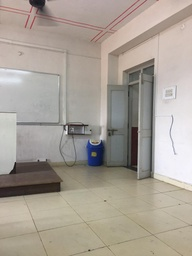
#> input picture Dehazing/room.jpeg, 192 x 256 px, shrunk from 768 x 1024 before the run
$ python dehaze.py room.jpeg
#> lines starting #> are read from the running program, lines starting #| are printed output that depends on the picture; long printed decimals are rounded
# Import all the necessary packages to your arsenal
import numpy as np
import cv2
import matplotlib.pyplot as plt
from scipy import signal as sig
import math

# import guidedfilter
# from guidedfilter import guidedfilter as gF


def guide(I,P,r,e):

    h,w=np.shape(I)
    window = np.ones((r,r))/(r*r)

    meanI = sig.convolve2d(I, window,mode='same')
    meanP = sig.convolve2d(P, window,mode='same')

    corrI = sig.convolve2d(I*I, window,mode='same')
    corrIP = sig.convolve2d(I*P, window,mode='same')

    varI = corrI - meanI*meanI
    covIP = corrIP - meanI*meanP
    a = covIP/(varI+e)
    b = meanP - a*meanI

    meana = sig.convolve2d(a, window,mode='same')
    meanb = sig.convolve2d(b, window,mode='same')

    q = meana*I+meanb

    return q

def localmin(D, r=15):
    R = int(r/2)
    imax = D.shape[0]
    jmax = D.shape[1]
    LM = np.zeros([imax,jmax])
    for i in np.arange(D.shape[0]):
        for j in np.arange(D.shape[1]):
            iL = np.max([i-R,0])
            iR = np.min([i+R, imax])
            jT = np.max([j-R,0])
            jB = np.min([j+R, jmax])
            # print(D[iL:iR+1,jT:jB+1].shape)
            LM[i,j] = np.min(D[iL:iR+1,jT:jB+1])
    return LM

def postprocessing(GD, I):
    # this will give indices of the columnised image GD
    flat_indices = np.argsort(GD, axis=None)
    R,C = GD.shape
    top_indices_flat = flat_indices[ int(np.round(0.999*R*C)):: ]
    top_indices = np.unravel_index(top_indices_flat, GD.shape)

    max_v_index = np.unravel_index( np.argmax(V[top_indices], axis=None), V.shape )
    I = I/255.0
    A = I[max_v_index[0], max_v_index[1], :]
    print('Atmosphere A = (r, g, b)')
    print(A)

    beta = 1.0
    transmission = np.minimum( np.maximum(np.exp(-1*beta*GD), 0.1) , 0.9)
    # transmission = np.exp(-1*beta*GD)
    transmission3 = np.zeros(I.shape)
    transmission3[:,:,0] = transmission
    transmission3[:,:,1] = transmission
    transmission3[:,:,2] = transmission

    J = A + (I - A)/transmission3
    J = J - np.min(J)
    J = J/np.max(J)
    return J


if __name__ == '__main__':
    import sys
    try:
        fn = sys.argv[1]
    except:
        fn = './initial.jpg'

    # Read the Image
    _I = cv2.imread(fn)
#> _I is the input picture: shape (256, 192, 3); mean B, G, R 150, 159.5, 167.5
    # opencv reads any image in Blue-Green-Red(BGR) format,
    # so change it to RGB format, which is popular.
    I = cv2.cvtColor(_I, cv2.COLOR_BGR2RGB)
    # Split Image to Hue-Saturation-Value(HSV) format.
    H,S,V = cv2.split(cv2.cvtColor(_I, cv2.COLOR_BGR2HSV) )
    V = V/255.0
    S = S/255.0

    # Calculating Depth Map using the linear model fit by ZHU et al.
    # Refer Eq(8) in mentioned research paper
    # Values given under EXPERIMENTS section
    theta_0 = 0.121779
    theta_1 = 0.959710
    theta_2 = -0.780245
    sigma   = 0.041337
    epsilon = np.random.normal(0, sigma, H.shape )
    D = theta_0 + theta_1*V + theta_2*S + epsilon

    # Local Minima of Depth map
    LMD = localmin(D, 15)
    # LMD = D

    # Guided Filtering
    r = 8; # try r=2, 4, 8 or 18
    eps = 0.2 * 0.2; # try eps=0.1^2, 0.2^2, 0.4^2
    # eps *= 255 * 255;   # Because the intensity range of our images is [0, 255]
    GD=guide(D,LMD,r,eps)
#> in guide, `covIP = corrIP - meanI*meanP`:
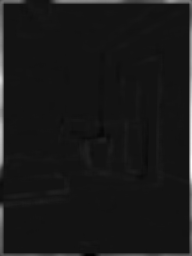
#> covIP: shape (256, 192) float64; min -0.0187, max 0.228, mean 0.00528; drawn with min black and max white
#> in guide, `meana = sig.convolve2d(a, window,mode='same')`:
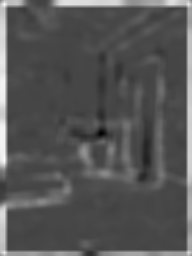
#> meana: shape (256, 192) float64; min -0.137, max 0.36, mean 0.0306; drawn with min black and max white
#> in guide, `meanb = sig.convolve2d(b, window,mode='same')`:
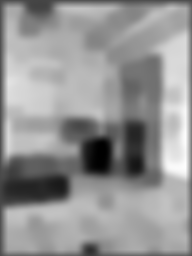
#> meanb: shape (256, 192) float64; min -0.345, max 0.897, mean 0.38; drawn with min black and max white

    J = postprocessing(GD, I)
#> in postprocessing, `top_indices_flat = flat_indices[ int(np.round(0.999*R*C)):: ]`: top_indices_flat = 49 values, max 32442 at index 18, min 24379 at index 17, mean 29433.6
#> in postprocessing, `top_indices = np.unravel_index(top_indices_flat, GD.shape)`: top_indices = 49 positions, rows 126 to 168, columns 185 to 188
#> in postprocessing, `max_v_index = np.unravel_index( np.argmax(V[top_indices], axis=None), ..`: max_v_index = (0, 11)
#> in postprocessing, `I = I/255.0`:
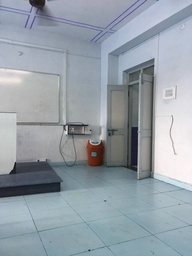
#> I: shape (256, 192, 3) float64; mean of channels 0, 1, 2 0.657, 0.625, 0.588; drawn as B, G, R
#> in postprocessing, `A = I[max_v_index[0], max_v_index[1], :]`: A = [0.757, 0.69, 0.659]
#| [0.7569 0.6902 0.6588]
#> in postprocessing, `transmission = np.minimum( np.maximum(np.exp(-1*beta*GD), 0.1) , 0.9)`:
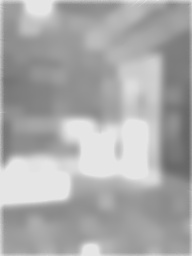
#> transmission: shape (256, 192) float64; min 0.402, max 0.9, mean 0.667
#> in postprocessing, `transmission3[:,:,1] = transmission`:
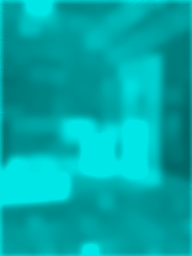
#> transmission3: shape (256, 192, 3) float64; mean of channels 0, 1, 2 0.667, 0.667, 0; drawn as B, G, R

    # Plot the generated raw depth map
    # plt.subplot(121)
    plt.imshow(J)
    plt.title('Dehazed Image')
    plt.xticks([]); plt.yticks([])
    plt.show()

    # save the depthmap.
    # Note: It will be saved as gray image.
    # cv2.imwrite('../data/dehazed/' + filename, J)
    plt.imsave('dehazed.jpg',J)
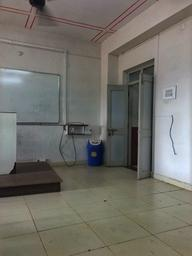
#> saved as dehazed.jpg: shape (256, 192, 3); mean R, G, B 113.6, 111.6, 104.8
